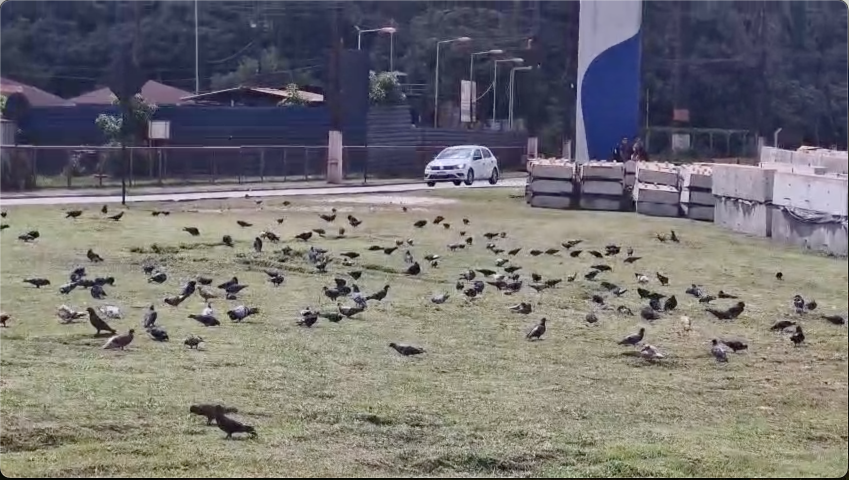
#> input picture 07-proj03/dados/pombos2.png, 1698 x 960 px (shown at 1/2 size)
$ jupyter execute pega_o_pombo.ipynb   (shell and % lines are left out)   (text cells are left out)
#> lines starting #> are read from the running program, lines starting #| are printed output that depends on the picture; after the words box and inside, x2 and y2 are one past the last pixel; in counts of white or black regions, pixels touching at a corner belong together; pictures that were not available may be replaced by others from this repository, and a replacement may not be noted
[cell 1]
import cv2
from matplotlib import pyplot as plt
import numpy as np

[cell 2]
import cv2
import numpy as np

# Variáveis globais
img_bgr = cv2.imread("dados/pombos2.png")
#> img_bgr is the input picture: shape (960, 1698, 3); mean B, G, R 114.2, 113.9, 116.3
img_hsv = cv2.cvtColor(img_bgr, cv2.COLOR_BGR2HSV)
#> img_hsv: shape (960, 1698, 3); mean H, S, V 68.9, 55.8, 126.4
window_name = "filtro HSV"

lista_hsv = []
def mostra_valor_hsv(event, x, y, flags, param):
    if event == cv2.EVENT_LBUTTONDOWN:
        pixel = img_hsv[y, x]
        lista_hsv.append(pixel)
        print(f"HSV em ({x},{y}) = {pixel}")

cv2.namedWindow(window_name)
cv2.setMouseCallback(window_name, mostra_valor_hsv)


while True:
    cv2.imshow("filtro HSV", img_bgr)
    key = cv2.waitKey(1) & 0xFF
#> (key q is pressed here)
    if key == ord('q'):
        if lista_hsv:
            hsv_array = np.array(lista_hsv)
            tol_h = 10
            tol_s = 30
            tol_v = 30

            min_h = max(0, np.min(hsv_array[:, 0]) - tol_h)
            max_h = min(179, np.max(hsv_array[:, 0]) + tol_h)
            min_s = max(0, np.min(hsv_array[:, 1]) - tol_s)
            max_s = min(255, np.max(hsv_array[:, 1]) + tol_s)
            min_v = max(0, np.min(hsv_array[:, 2]) - tol_v)
            max_v = min(255, np.max(hsv_array[:, 2]) + tol_v)

            print(f"image_lower_hsv = np.array([{min_h}, {min_s}, {min_v}])")
            print(f"image_upper_hsv = np.array([{max_h}, {max_s}, {max_v}])")

        break

cv2.destroyAllWindows()

[cell 3]
import cv2
from matplotlib import pyplot as plt
import numpy as np


img = cv2.imread('dados/pombos1.png')
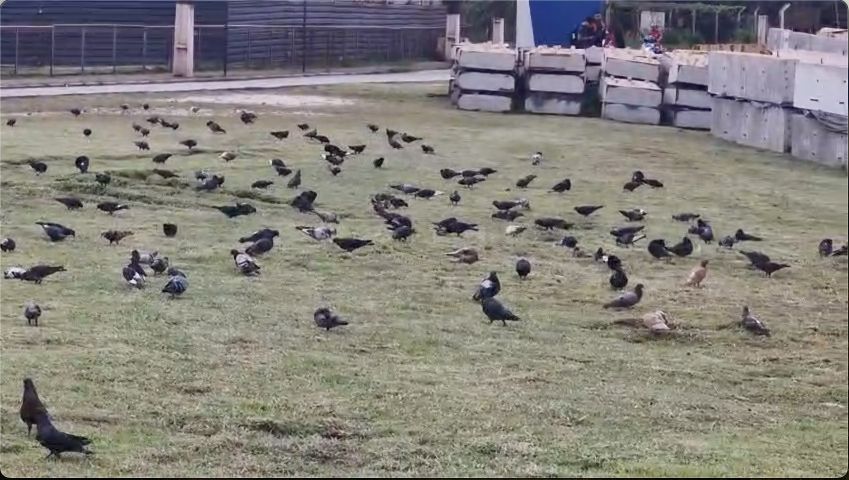
#> input picture 07-proj03/dados/pombos1.png, 1698 x 960 px (shown at 1/2 size)
#> img is the input picture: shape (960, 1698, 3); mean B, G, R 123.9, 129.8, 132.7
img_rgb = cv2.cvtColor(img, cv2.COLOR_BGR2RGB)
img_hsv = cv2.cvtColor(img, cv2.COLOR_BGR2HSV)
#> img_hsv: shape (960, 1698, 3); mean H, S, V 55.4, 38.6, 137.3


image_lower_hsv = np.array([56, 0, 45])
image_upper_hsv = np.array([179, 142, 212])

mask_hsv = cv2.inRange(img_hsv, image_lower_hsv, image_upper_hsv)
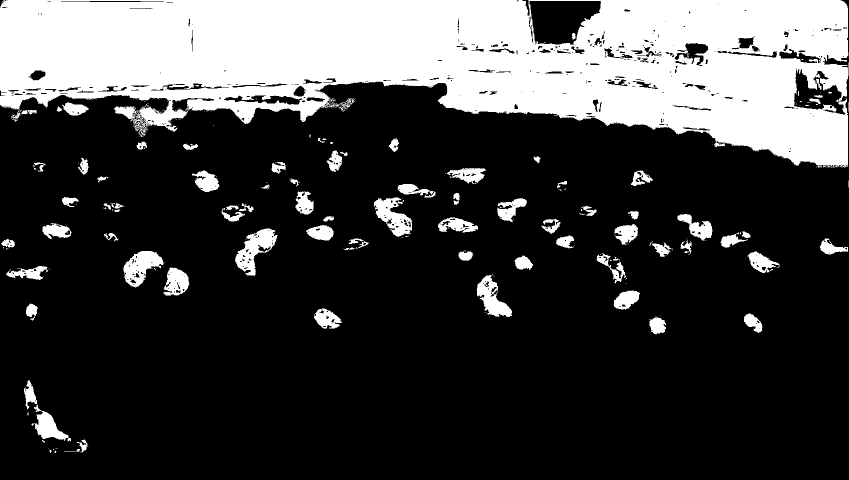
#> mask_hsv: shape (960, 1698) (shown at 1/2 size); 25.6% white; 238 white regions (157 under 20 px)


contornos, _ = cv2.findContours(mask_hsv, cv2.RETR_EXTERNAL, cv2.CHAIN_APPROX_SIMPLE)
#> contornos = 226 contours, 153 with area under 20; largest, box (x1, y1, x2, y2) and area: (0, 0, 1696, 335) 385082, (470, 457, 555, 552) 3686, (247, 502, 327, 575) 3236, (747, 395, 824, 474) 3105, (953, 550, 1024, 634) 2808
print(f"{len(contornos)} contornos encontrados.")
#| 226 contornos encontrados.

sorted_contours = sorted(contornos, key=cv2.contourArea, reverse=True)
#> sorted_contours has the same summary as contornos
n_mostrar = 50


img_contornos = img_rgb.copy()
cv2.drawContours(img_contornos, sorted_contours[:n_mostrar], -1, (0, 255, 0), 3)
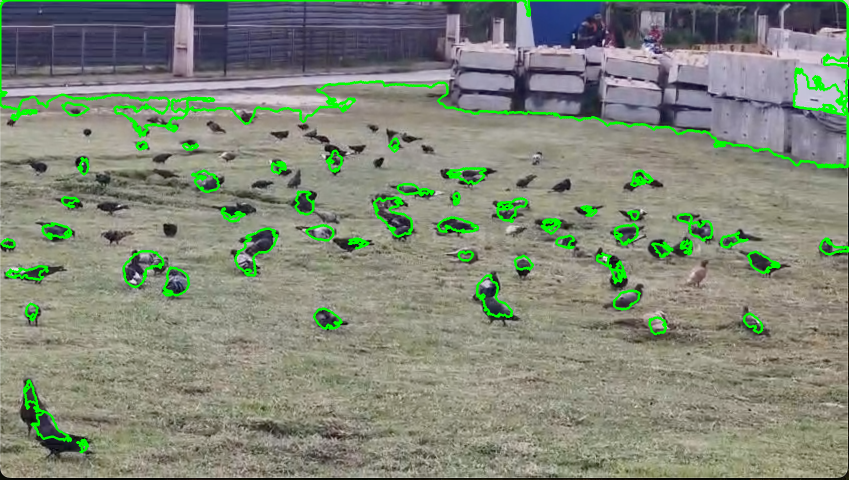
#> img_contornos: shape (960, 1698, 3) (shown at 1/2 size); mean R, G, B 128.6, 135.5, 119.7


# Visualização da máscara
plt.figure(figsize=(15,5))
plt.subplot(1,3,1)
plt.imshow(img_rgb)
plt.title("original")
plt.axis("off")

plt.subplot(1,3,2)
plt.imshow(mask_hsv, cmap="gray")
plt.title("masscara")
plt.axis("off")

plt.subplot(1,3,3)
plt.imshow(img_contornos)
plt.title(f"resultado")
plt.axis("off")
plt.show()
#> the sliders are set to h_min = 0, h_max = 179, s_min = 0, s_max = 255, v_min = 0, v_max = 255
#> in ajustar_mascara, `mask = cv2.inRange(hsv, lower, upper)`: mask: shape (960, 1698); every value is 255

[cell 4]
import cv2
import numpy as np
import matplotlib.pyplot as plt
from IPython.display import clear_output
from ipywidgets import interact, IntSlider

img = cv2.imread('dados/pombos2.png')

def show_images(images, titles=None):
    plt.close('all')
    n = len(images)
#> n = 3
    plt.figure(figsize=(15, 5))
    for i, img_item in enumerate(images):
        plt.subplot(1, n, i+1)
        if img_item.ndim == 2:
            plt.imshow(img_item, cmap='gray')
        else:
            plt.imshow(cv2.cvtColor(img_item, cv2.COLOR_BGR2RGB))
        if titles:
            plt.title(titles[i])
        plt.axis('off')
#> this loop made 3 passes
    plt.show()

def ajustar_mascara(h_min, h_max, s_min, s_max, v_min, v_max):
    clear_output(wait=True)
    hsv = cv2.cvtColor(img, cv2.COLOR_BGR2HSV)
    lower = np.array([h_min, s_min, v_min])
    upper = np.array([h_max, s_max, v_max])
    mask = cv2.inRange(hsv, lower, upper)
    result = cv2.bitwise_and(img, img, mask=mask)
    show_images([img, mask, result], titles=['original', 'mascara', 'resultado'])

interact(
    ajustar_mascara,
    h_min = IntSlider(min=0, max=179, value=0, description='H min'),
    h_max = IntSlider(min=0, max=179, value=179, description='H max'),
    s_min = IntSlider(min=0, max=255, value=0, description='S min'),
    s_max = IntSlider(min=0, max=255, value=255, description='S max'),
    v_min = IntSlider(min=0, max=255, value=0, description='V min'),
    v_max = IntSlider(min=0, max=255, value=255, description='V max')
)

# image_lower_hsv = np.array([56, 0, 45])
# image_upper_hsv = np.array([179, 142, 212])

[cell 5]
import cv2
import numpy as np
import matplotlib.pyplot as plt


AREA_MIN_POMBO = 1000


img_bgr = cv2.imread("dados/pombos3.png")
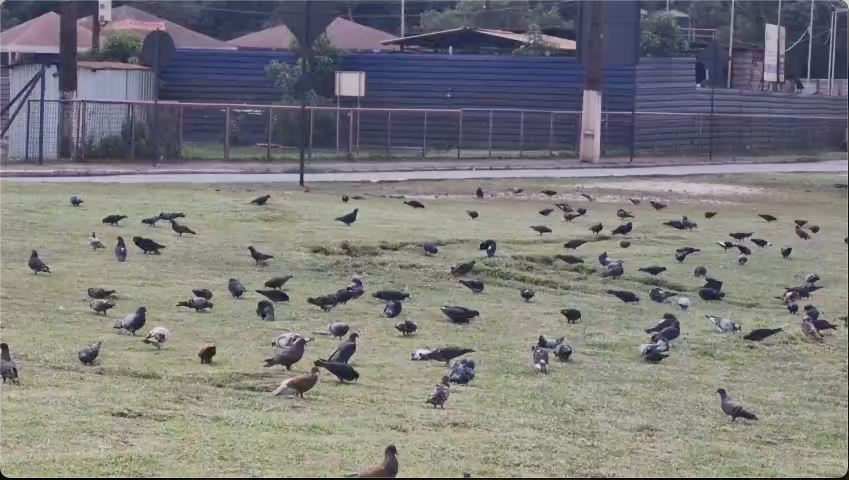
#> input picture 07-proj03/dados/pombos3.png, 1698 x 960 px (shown at 1/2 size)
#> img_bgr is the input picture: shape (960, 1698, 3); mean B, G, R 124.1, 124.5, 125
img_hsv = cv2.cvtColor(img_bgr, cv2.COLOR_BGR2HSV)
#> img_hsv: shape (960, 1698, 3); mean H, S, V 70.4, 42.1, 134.2


lower_pombo = np.array([56, 0, 45])
upper_pombo = np.array([179, 142, 212])


mask_pombo_roi = cv2.inRange(img_hsv, lower_pombo, upper_pombo)
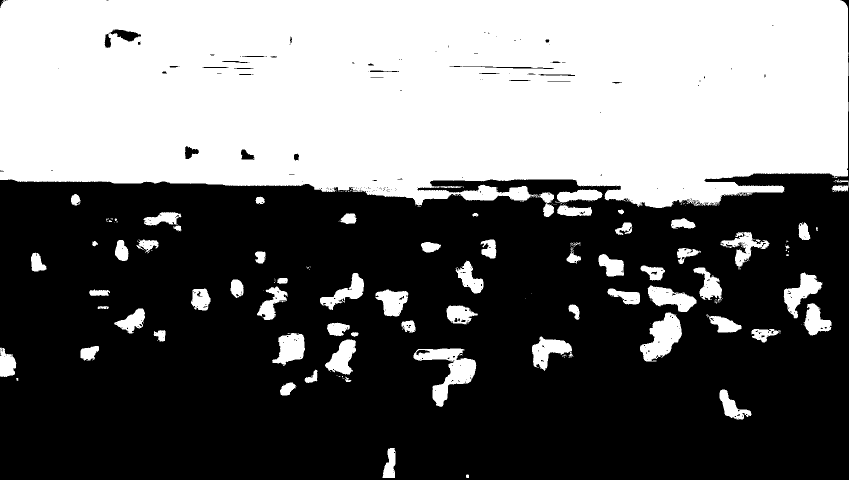
#> mask_pombo_roi: shape (960, 1698) (shown at 1/2 size); 43.2% white; 190 white regions (118 under 20 px)

# Filtra contornos dos pombos
contours_pombo, _ = cv2.findContours(mask_pombo_roi, cv2.RETR_EXTERNAL, cv2.CHAIN_APPROX_SIMPLE)
#> contours_pombo = 190 contours, 122 with area under 20; largest, box (x1, y1, x2, y2) and area: (0, 0, 1696, 416) 633089, (827, 697, 953, 814) 5376, (1280, 625, 1364, 723) 4424, (1567, 545, 1645, 637) 2836, (1295, 571, 1393, 624) 2729
# vou remover os últimos 3 contornos, que são grandes demais e representam o fundo
contours_pombo = sorted(contours_pombo, key=cv2.contourArea, reverse=False)[:-3]
#> contours_pombo = 187 contours, 122 with area under 20; largest, box (x1, y1, x2, y2) and area: (1567, 545, 1645, 637) 2836, (1295, 571, 1393, 624) 2729, (544, 666, 610, 732) 2617, (1064, 673, 1144, 742) 2590, (650, 679, 712, 749) 2366
# Filtra contornos com base na área mínima
contours_filtrados = [cnt for cnt in contours_pombo if cv2.contourArea(cnt) > AREA_MIN_POMBO]
#> contours_filtrados = 23 contours; largest, box (x1, y1, x2, y2) and area: (1567, 545, 1645, 637) 2836, (1295, 571, 1393, 624) 2729, (544, 666, 610, 732) 2617, (1064, 673, 1144, 742) 2590, (650, 679, 712, 749) 2366


# Desenha os contornos originais
img_result = img_bgr.copy()
cv2.drawContours(img_result, contours_pombo, -1, (0, 255, 0), 2)
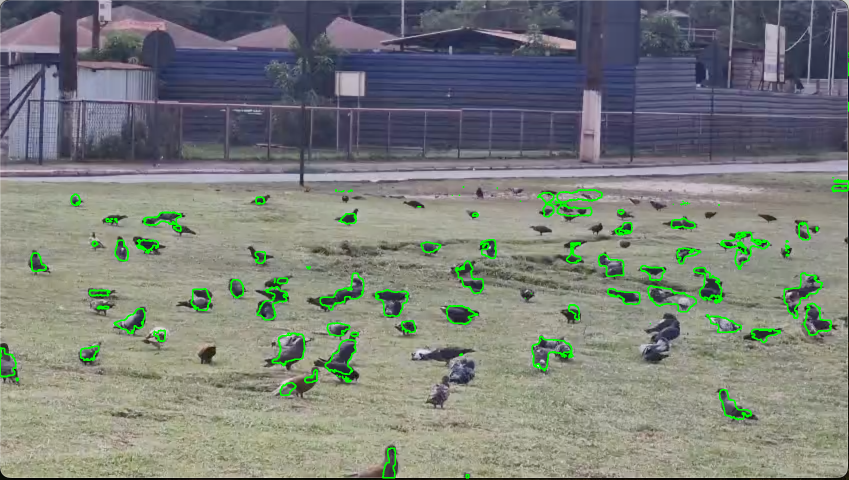
#> img_result: shape (960, 1698, 3) (shown at 1/2 size); 1.97% of pixels changed, all inside (x1, y1, x2, y2) = (0, 103, 1698, 957)

img_result1= img_bgr.copy()
cv2.drawContours(img_result1, contours_filtrados, -1, (0, 255, 0), 2)
#> img_result1: shape (960, 1698, 3); 1.11% of pixels changed, all inside (x1, y1, x2, y2) = (0, 378, 1664, 841)


plt.figure(figsize=(18, 6))
plt.subplot(1, 3, 1)
plt.imshow(cv2.cvtColor(img_bgr, cv2.COLOR_BGR2RGB))
plt.title("Imagem Original")
plt.axis("off")

plt.subplot(1, 3, 2)
plt.imshow(cv2.cvtColor(img_result, cv2.COLOR_BGR2RGB))
plt.title(f"{len(contours_pombo)}")
plt.axis("off")

plt.subplot(1, 3, 3)
plt.imshow(cv2.cvtColor(img_result1, cv2.COLOR_BGR2RGB))
plt.title(f"{len(contours_filtrados)}")
plt.axis("off")

plt.show()
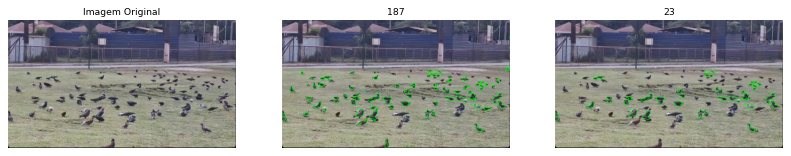
#> figure drawn by matplotlib, 3 panels

[cell 6]
import cv2
import numpy as np


AREA_MIN_POMBO = 100

lower_pombo = np.array([56, 0, 45])
upper_pombo = np.array([179, 142, 212])


cap = cv2.VideoCapture('dados/pombos.mp4')

while True:
    ret, frame = cap.read()
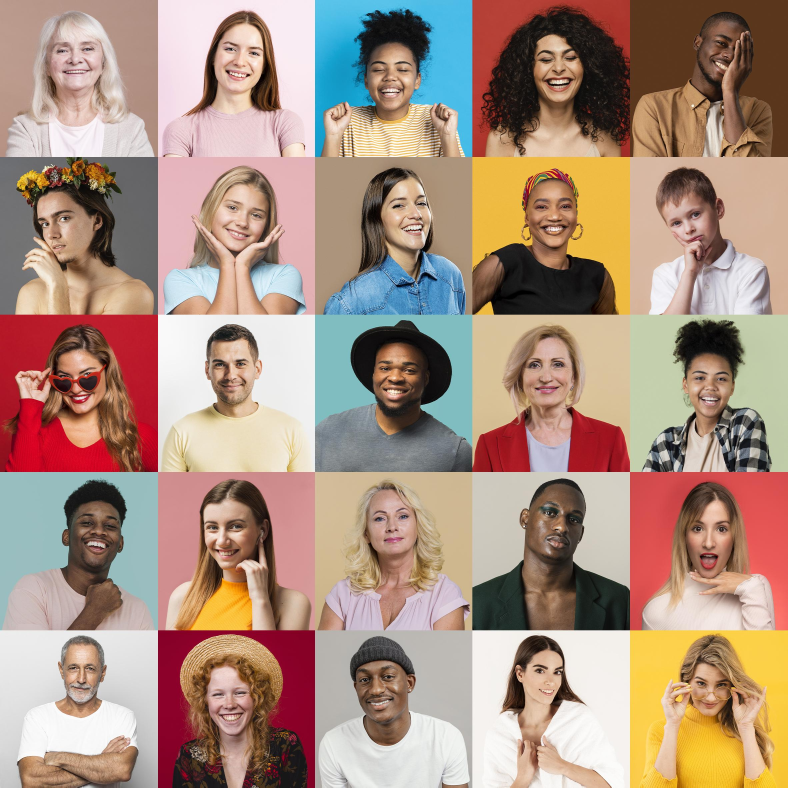
#> input picture 11-lab19-vggface/img.jpg, 2362 x 2362 px, given in place of pombos.mp4, which was not available (shown at 1/3 size)
#> frame is the input picture: shape (2362, 2362, 3); mean B, G, R 128.7, 144.4, 171.1
    if not ret:
        break

    img_bgr = frame
    img_hsv = cv2.cvtColor(img_bgr, cv2.COLOR_BGR2HSV)
#> img_hsv: shape (2362, 2362, 3); mean H, S, V 44, 86.7, 178

    mask_pombo_roi = cv2.inRange(img_hsv, lower_pombo, upper_pombo)
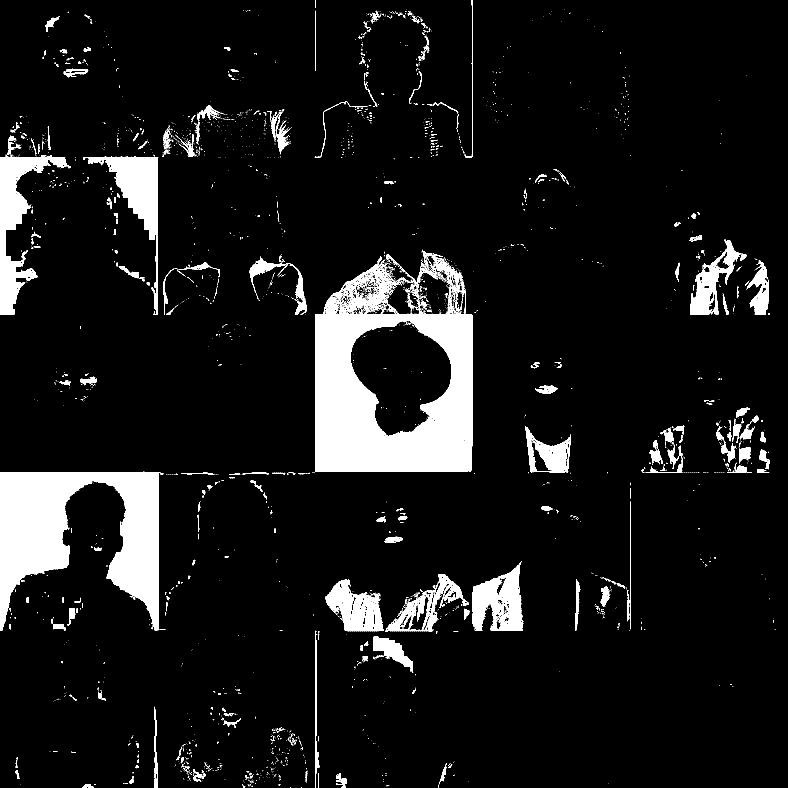
#> mask_pombo_roi: shape (2362, 2362) (shown at 1/3 size); 8.5% white; 3576 white regions (3208 under 20 px)

    # Filtra contornos dos pombos
    contours_pombo, _ = cv2.findContours(mask_pombo_roi, cv2.RETR_EXTERNAL, cv2.CHAIN_APPROX_SIMPLE)
#> contours_pombo = 3272 contours, 3044 with area under 20; largest, box (x1, y1, x2, y2) and area: (945, 767, 1417, 1415) 241455, (0, 1415, 491, 1891) 118396, (0, 464, 207, 944) 29238, (249, 470, 475, 944) 24581, (1418, 1684, 1570, 1891) 20093
    # vou remover os últimos 3 contornos, que são grandes demais e representam o fundo
    contours_pombo = sorted(contours_pombo, key=cv2.contourArea, reverse=False)[:-3]
#> contours_pombo = 3269 contours, 3044 with area under 20; largest, box (x1, y1, x2, y2) and area: (249, 470, 475, 944) 24581, (1418, 1684, 1570, 1891) 20093, (976, 1738, 1152, 1894) 15984, (1156, 1722, 1407, 1896) 13389, (2070, 718, 2240, 944) 13300
    # Filtra contornos com base na área mínima
    contours_filtrados = [cnt for cnt in contours_pombo if cv2.contourArea(cnt) > AREA_MIN_POMBO]
#> contours_filtrados = 88 contours; largest, box (x1, y1, x2, y2) and area: (249, 470, 475, 944) 24581, (1418, 1684, 1570, 1891) 20093, (976, 1738, 1152, 1894) 15984, (1156, 1722, 1407, 1896) 13389, (2070, 718, 2240, 944) 13300

    # Desenha os contornos originais
    img_result = img_bgr.copy()
    cv2.drawContours(img_result, contours_pombo, -1, (0, 255, 0), 2)
#> img_result: shape (2362, 2362, 3)
    img_result1= img_bgr.copy()
    cv2.drawContours(img_result1, contours_filtrados, -1, (0, 255, 0), 2)
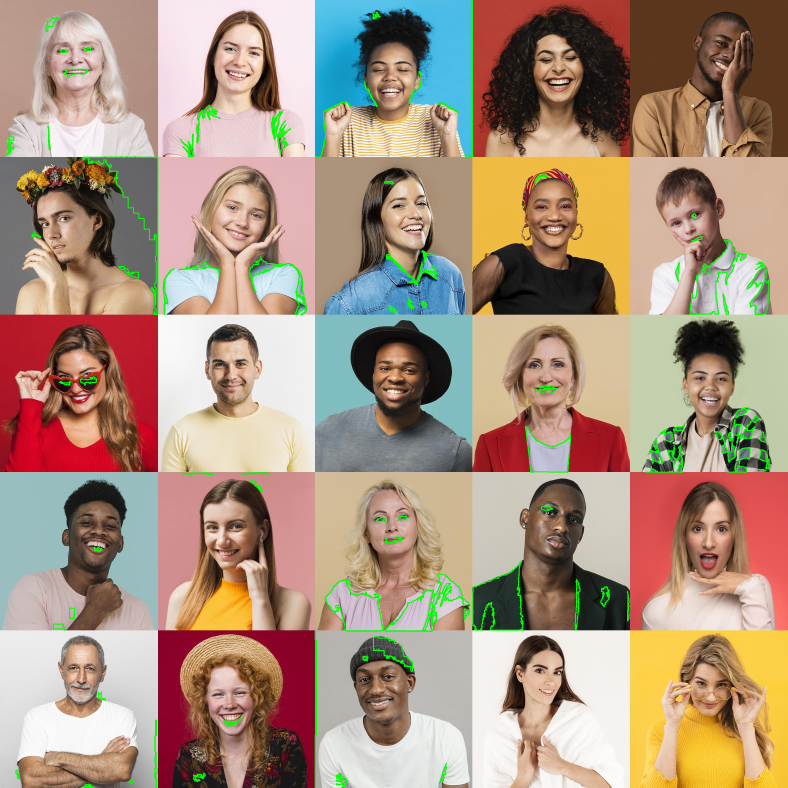
#> img_result1: shape (2362, 2362, 3) (shown at 1/3 size); mean B, G, R 126.9, 145.9, 169.3

    texto = f"detectados antes: {len(contours_pombo)}, depois: {len(contours_filtrados)}"
#> texto = 'detectados antes: 3269, depois: 88'
    cv2.putText(img_result, texto, (10, 30), cv2.FONT_HERSHEY_SIMPLEX, 1, (0, 0, 255), 2)
    cv2.putText(img_result1, texto, (10, 30), cv2.FONT_HERSHEY_SIMPLEX, 1, (0, 0, 255), 2)

    cv2.imshow("antes", img_result)
    cv2.imshow("depois", img_result1)
    # Tecla 'q' para sair
    if cv2.waitKey(1) & 0xFF == ord('q'):
#> (key q is pressed here)
        break

cap.release()
cv2.destroyAllWindows()
